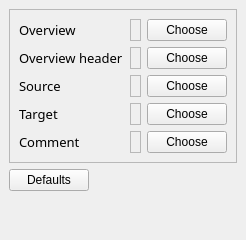
     <widget class="QWidget" name="tab2" >
      <attribute name="title" >
       <string>Font</string>
      </attribute>
      <layout class="QGridLayout" >
       <property name="margin" >
        <number>9</number>
       </property>
       <property name="spacing" >
        <number>6</number>
       </property>
       <item row="1" column="0" >
        <widget class="QPushButton" name="bntDefaults" >
         <property name="sizePolicy" >
          <sizepolicy>
           <hsizetype>0</hsizetype>
           <vsizetype>0</vsizetype>
           <horstretch>0</horstretch>
           <verstretch>0</verstretch>
          </sizepolicy>
         </property>
         <property name="text" >
          <string>Defaults</string>
         </property>
        </widget>
       </item>
       <item row="0" column="0" >
        <widget class="QFrame" name="frame2" >
         <property name="sizePolicy" >
          <sizepolicy>
           <hsizetype>7</hsizetype>
           <vsizetype>0</vsizetype>
           <horstretch>0</horstretch>
           <verstretch>0</verstretch>
          </sizepolicy>
         </property>
         <property name="frameShape" >
          <enum>QFrame::StyledPanel</enum>
         </property>
         <property name="frameShadow" >
          <enum>QFrame::Raised</enum>
         </property>
         <layout class="QGridLayout" >
          <property name="margin" >
           <number>9</number>
          </property>
          <property name="spacing" >
           <number>6</number>
          </property>
          <item row="1" column="1" >
           <widget class="QLabel" name="lblOverViewHeader" >
            <property name="sizePolicy" >
             <sizepolicy>
              <hsizetype>7</hsizetype>
              <vsizetype>0</vsizetype>
              <horstretch>0</horstretch>
              <verstretch>0</verstretch>
             </sizepolicy>
            </property>
            <property name="font" >
             <font>
              <family>Sans Serif</family>
              <pointsize>11</pointsize>
              <weight>50</weight>
              <italic>false</italic>
              <bold>false</bold>
              <underline>false</underline>
              <strikeout>false</strikeout>
             </font>
            </property>
            <property name="frameShape" >
             <enum>QFrame::StyledPanel</enum>
            </property>
            <property name="text" >
             <string/>
            </property>
           </widget>
          </item>
          <item row="2" column="0" >
           <widget class="QLabel" name="Source" >
            <property name="sizePolicy" >
             <sizepolicy>
              <hsizetype>0</hsizetype>
              <vsizetype>0</vsizetype>
              <horstretch>0</horstretch>
              <verstretch>0</verstretch>
             </sizepolicy>
            </property>
            <property name="font" >
             <font>
              <family>Sans Serif</family>
              <pointsize>10</pointsize>
              <weight>50</weight>
              <italic>false</italic>
              <bold>false</bold>
              <underline>false</underline>
              <strikeout>false</strikeout>
             </font>
            </property>
            <property name="text" >
             <string>Source</string>
            </property>
           </widget>
          </item>
          <item row="4" column="2" >
           <widget class="QPushButton" name="bntComment" >
            <property name="sizePolicy" >
             <sizepolicy>
              <hsizetype>0</hsizetype>
              <vsizetype>0</vsizetype>
              <horstretch>0</horstretch>
              <verstretch>0</verstretch>
             </sizepolicy>
            </property>
            <property name="text" >
             <string>Choose</string>
            </property>
           </widget>
          </item>
          <item row="3" column="2" >
           <widget class="QPushButton" name="bntTarget" >
            <property name="sizePolicy" >
             <sizepolicy>
              <hsizetype>0</hsizetype>
              <vsizetype>0</vsizetype>
              <horstretch>0</horstretch>
              <verstretch>0</verstretch>
             </sizepolicy>
            </property>
            <property name="text" >
             <string>Choose</string>
            </property>
           </widget>
          </item>
          <item row="2" column="2" >
           <widget class="QPushButton" name="bntSource" >
            <property name="sizePolicy" >
             <sizepolicy>
              <hsizetype>0</hsizetype>
              <vsizetype>0</vsizetype>
              <horstretch>0</horstretch>
              <verstretch>0</verstretch>
             </sizepolicy>
            </property>
            <property name="text" >
             <string>Choose</string>
            </property>
           </widget>
          </item>
          <item row="2" column="1" >
           <widget class="QLabel" name="lblSource" >
            <property name="sizePolicy" >
             <sizepolicy>
              <hsizetype>7</hsizetype>
              <vsizetype>0</vsizetype>
              <horstretch>0</horstretch>
              <verstretch>0</verstretch>
             </sizepolicy>
            </property>
            <property name="font" >
             <font>
              <family>Sans Serif</family>
              <pointsize>11</pointsize>
              <weight>50</weight>
              <italic>false</italic>
              <bold>false</bold>
              <underline>false</underline>
              <strikeout>false</strikeout>
             </font>
            </property>
            <property name="frameShape" >
             <enum>QFrame::StyledPanel</enum>
            </property>
            <property name="text" >
             <string/>
            </property>
           </widget>
          </item>
          <item row="4" column="1" >
           <widget class="QLabel" name="lblComment" >
            <property name="sizePolicy" >
             <sizepolicy>
              <hsizetype>7</hsizetype>
              <vsizetype>0</vsizetype>
              <horstretch>0</horstretch>
              <verstretch>0</verstretch>
             </sizepolicy>
            </property>
            <property name="font" >
             <font>
              <family>Sans Serif</family>
              <pointsize>11</pointsize>
              <weight>50</weight>
              <italic>false</italic>
              <bold>false</bold>
              <underline>false</underline>
              <strikeout>false</strikeout>
             </font>
            </property>
            <property name="frameShape" >
             <enum>QFrame::StyledPanel</enum>
            </property>
            <property name="text" >
             <string/>
            </property>
           </widget>
          </item>
          <item row="4" column="0" >
           <widget class="QLabel" name="lblsupportteam" >
            <property name="sizePolicy" >
             <sizepolicy>
              <hsizetype>0</hsizetype>
              <vsizetype>0</vsizetype>
              <horstretch>0</horstretch>
              <verstretch>0</verstretch>
             </sizepolicy>
            </property>
            <property name="font" >
             <font>
              <family>Sans Serif</family>
              <pointsize>10</pointsize>
              <weight>50</weight>
              <italic>false</italic>
              <bold>false</bold>
              <underline>false</underline>
              <strikeout>false</strikeout>
             </font>
            </property>
            <property name="text" >
             <string>Comment</string>
            </property>
           </widget>
          </item>
          <item row="3" column="0" >
           <widget class="QLabel" name="label4" >
            <property name="sizePolicy" >
             <sizepolicy>
              <hsizetype>0</hsizetype>
              <vsizetype>0</vsizetype>
              <horstretch>0</horstretch>
              <verstretch>0</verstretch>
             </sizepolicy>
            </property>
            <property name="font" >
             <font>
              <family>Sans Serif</family>
              <pointsize>10</pointsize>
              <weight>50</weight>
              <italic>false</italic>
              <bold>false</bold>
              <underline>false</underline>
              <strikeout>false</strikeout>
             </font>
            </property>
            <property name="text" >
             <string>Target</string>
            </property>
           </widget>
          </item>
          <item row="3" column="1" >
           <widget class="QLabel" name="lblTarget" >
            <property name="sizePolicy" >
             <sizepolicy>
              <hsizetype>7</hsizetype>
              <vsizetype>0</vsizetype>
              <horstretch>0</horstretch>
              <verstretch>0</verstretch>
             </sizepolicy>
            </property>
            <property name="font" >
             <font>
              <family>Sans Serif</family>
              <pointsize>11</pointsize>
              <weight>50</weight>
              <italic>false</italic>
              <bold>false</bold>
              <underline>false</underline>
              <strikeout>false</strikeout>
             </font>
            </property>
            <property name="frameShape" >
             <enum>QFrame::StyledPanel</enum>
            </property>
            <property name="text" >
             <string/>
            </property>
           </widget>
          </item>
          <item row="0" column="2" >
           <widget class="QPushButton" name="bntOverview" >
            <property name="sizePolicy" >
             <sizepolicy>
              <hsizetype>0</hsizetype>
              <vsizetype>0</vsizetype>
              <horstretch>0</horstretch>
              <verstretch>0</verstretch>
             </sizepolicy>
            </property>
            <property name="text" >
             <string>Choose</string>
            </property>
           </widget>
          </item>
          <item row="0" column="1" >
           <widget class="QLabel" name="lblOverView" >
            <property name="sizePolicy" >
             <sizepolicy>
              <hsizetype>7</hsizetype>
              <vsizetype>0</vsizetype>
              <horstretch>0</horstretch>
              <verstretch>0</verstretch>
             </sizepolicy>
            </property>
            <property name="font" >
             <font>
              <family>Sans Serif</family>
              <pointsize>11</pointsize>
              <weight>50</weight>
              <italic>false</italic>
              <bold>false</bold>
              <underline>false</underline>
              <strikeout>false</strikeout>
             </font>
            </property>
            <property name="frameShape" >
             <enum>QFrame::StyledPanel</enum>
            </property>
            <property name="text" >
             <string/>
            </property>
           </widget>
          </item>
          <item row="0" column="0" >
           <widget class="QLabel" name="label2" >
            <property name="sizePolicy" >
             <sizepolicy>
              <hsizetype>0</hsizetype>
              <vsizetype>0</vsizetype>
              <horstretch>0</horstretch>
              <verstretch>0</verstretch>
             </sizepolicy>
            </property>
            <property name="font" >
             <font>
              <family>Sans Serif</family>
              <pointsize>10</pointsize>
              <weight>50</weight>
              <italic>false</italic>
              <bold>false</bold>
              <underline>false</underline>
              <strikeout>false</strikeout>
             </font>
            </property>
            <property name="text" >
             <string>Overview</string>
            </property>
            <property name="scaledContents" >
             <bool>true</bool>
            </property>
            <property name="wordWrap" >
             <bool>true</bool>
            </property>
            <property name="indent" >
             <number>0</number>
            </property>
           </widget>
          </item>
          <item row="1" column="0" >
           <widget class="QLabel" name="label2_2" >
            <property name="sizePolicy" >
             <sizepolicy>
              <hsizetype>0</hsizetype>
              <vsizetype>0</vsizetype>
              <horstretch>0</horstretch>
              <verstretch>0</verstretch>
             </sizepolicy>
            </property>
            <property name="font" >
             <font>
              <family>Sans Serif</family>
              <pointsize>10</pointsize>
              <weight>50</weight>
              <italic>false</italic>
              <bold>false</bold>
              <underline>false</underline>
              <strikeout>false</strikeout>
             </font>
            </property>
            <property name="text" >
             <string>Overview header</string>
            </property>
            <property name="scaledContents" >
             <bool>true</bool>
            </property>
            <property name="wordWrap" >
             <bool>true</bool>
            </property>
            <property name="indent" >
             <number>0</number>
            </property>
           </widget>
          </item>
          <item row="1" column="2" >
           <widget class="QPushButton" name="bntOverviewHeader" >
            <property name="sizePolicy" >
             <sizepolicy>
              <hsizetype>0</hsizetype>
              <vsizetype>0</vsizetype>
              <horstretch>0</horstretch>
              <verstretch>0</verstretch>
             </sizepolicy>
            </property>
            <property name="text" >
             <string>Choose</string>
            </property>
           </widget>
          </item>
         </layout>
        </widget>
       </item>
       <item row="2" column="0" >
        <spacer>
         <property name="orientation" >
          <enum>Qt::Vertical</enum>
         </property>
         <property name="sizeType" >
          <enum>QSizePolicy::MinimumExpanding</enum>
         </property>
         <property name="sizeHint" >
          <size>
           <width>20</width>
           <height>40</height>
          </size>
         </property>
        </spacer>
       </item>
      </layout>
     </widget>
